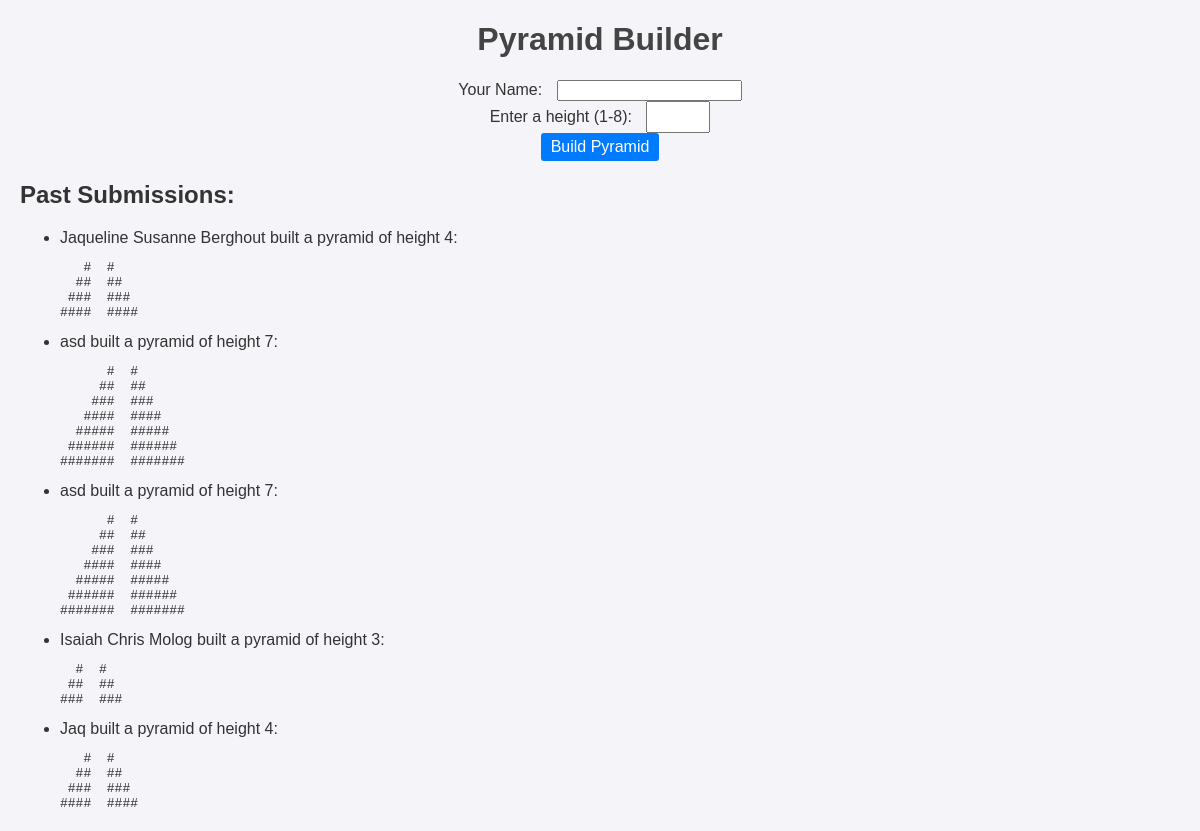
The page / on the database its author committed.
### tables this page shows
CREATE TABLE submissions (
            id INTEGER PRIMARY KEY AUTOINCREMENT,
            name TEXT NOT NULL,
            height INTEGER NOT NULL,
            pyramid TEXT NOT NULL
        );

### app.py (the view, shortened to what this page needs)
@app.route("/", methods=["GET", "POST"])
def index():
    return render_template("index.html", submissions=get_submissions())

### app.py (called while the page is built)
@app.teardown_appcontext
def teardown_db(exception):
    close_connection(exception)

### database.py (called while the page is built)
def get_db():
    db = getattr(g, "_database", None)
    if db is None:
        db = g._database = sqlite3.connect(DATABASE)
    return db

def close_connection(exception):
    db = getattr(g, "_database", None)
    if db is not None:
        db.close()

def get_submissions():
    db = get_db()
    cursor = db.cursor()
    cursor.execute("SELECT name, height, pyramid FROM submissions")
    return cursor.fetchall()

### templates/index.html (shortened to what this page needs)
<!DOCTYPE html>
<html lang="en">
<head>
    <link rel="stylesheet" href="/static/css/style.css">
</head>
<body>
    <h1>Pyramid Builder</h1>
    <form method="post">
        <div class="form-group">
            <label for="name">Your Name:</label>
            <input type="text" id="name" name="name" required>
        </div>
        <div class="form-group">
            <label for="height">Enter a height (1-8):</label>
            <input type="number" id="height" name="height" min="1" max="8" required>
        </div>
        <div class="form-group">
            <button type="submit">Build Pyramid</button>
        </div>
    </form>
    <h2>Past Submissions:</h2>
    <ul>
        {% for submission in submissions %}
            <li>{{ submission[0] }} built a pyramid of height {{ submission[1] }}:</li>
            <pre>{{ submission[2]|safe }}</pre>
        {% endfor %}
    </ul>
</body>
</html>

### static/css/style.css (style rules this page uses)
body { font-family: Arial, sans-serif; margin: 20px; padding: 0; background-color: #f4f4f9; color: #333; }
h1 { text-align: center; color: #444; }
form { text-align: center; margin: 20px 0; }
label { font-size: 16px; margin-right: 10px; }
input[type="number"] { padding: 5px; font-size: 16px; width: 50px; text-align: center; }
button { padding: 5px 10px; font-size: 16px; background-color: #007BFF; color: white; border: none; cursor: pointer; border-radius: 3px; }

### rows shown on the page
submissions: name "Jaqueline Susanne Berghout", height "4", pyramid "# # ## ## ### ### #### ####"
submissions: name "asd", height "7", pyramid "# # ## ## ### ### #### #### ##### ##### ###### ###### ####### #######"
submissions: name "asd", height "7", pyramid "# # ## ## ### ### #### #### ##### ##### ###### ###### ####### #######"
submissions: name "Isaiah Chris Molog", height "3", pyramid "# # ## ## ### ###"
submissions: name "Jaq", height "4", pyramid "# # ## ## ### ### #### ####"
